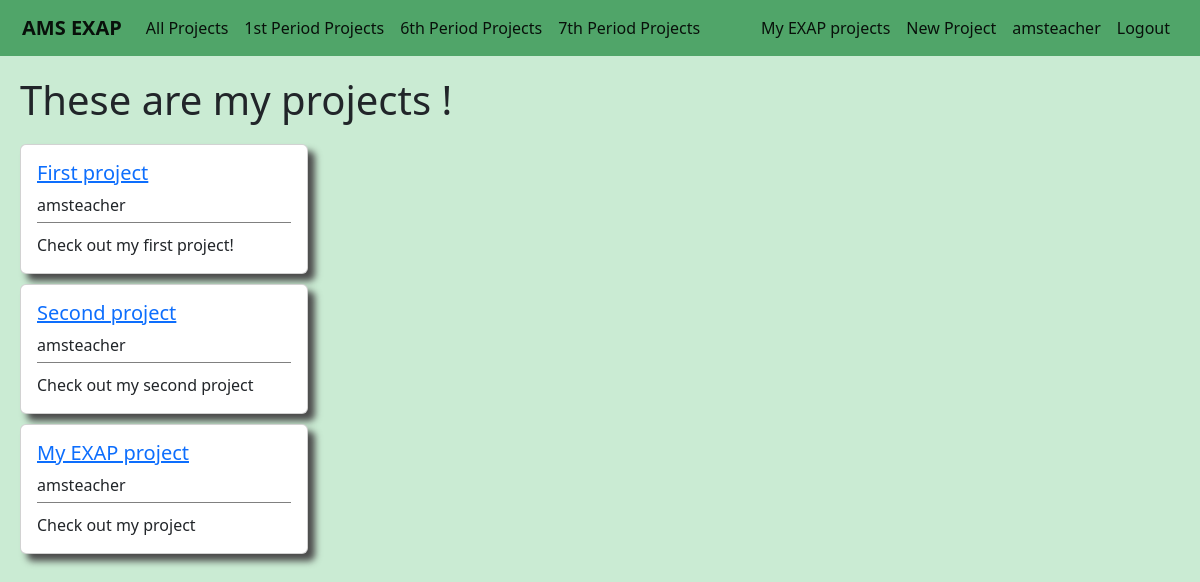
The page /users/myprojects/1/ (signed in) on the database its author committed.
### users/models.py (models this page shows, shortened)
class Project(models.Model):
    student = models.ForeignKey(User,on_delete=models.CASCADE)
    period = models.IntegerField(choices=periods,default=1)
    liked = models.ManyToManyField(User,default=None,blank=True,related_name='likes')
    title = models.CharField(max_length=50,default='My EXAP project')
    blurb = models.CharField(max_length=100,default='Check out my project')
    description = models.TextField(default="I haven't written my project description yet, but trust me it will be awesome!")

### users/views.py (the view)
# urls.py: path('myprojects/<int:user_id>/',MyProjectsListView.as_view(),name='users-myprojects'),
class MyProjectsListView(LoginRequiredMixin,ListView):
    model = Project
    template_name = 'users/myprojects.html'
    context_object_name = 'projects'
    def get_queryset(self):
        user = get_object_or_404(User,id=self.kwargs.get('user_id'))
        projects = Project.objects.filter(student=user)
        return projects

### users/templates/users/myprojects.html
{% extends 'main/base.html' %}
{% block content %}
<div class='page-title'>
    <h1>These are my projects !</h1>
</div>
{% if user.is_authenticated %}
    <div class='projects-div'>
        {% for project in projects %}
            <div class="card project-card" style="width: 18rem;">
                <div class="card-body project-card-body">
                    <h5><a class="article-title" href="{% url 'project-details' project.pk %}">{{ project.title }}</a></h5>
                    <h8 class="card-title project-card-student">{{ project.student.username }}</h8>
                    <div class='project-card-blurb'>
                        <p class="card-text project-card-text">{{ project.blurb }}</p>
                    </div>
                </div>
            </div>
        {% endfor %}
    </div>
{% endif %}
{% endblock content %}

### main/templates/main/base.html (shortened to what this page needs)
{% load static %}
<!doctype html>
<html lang="en">
<head>
    <link href="https://cdn.jsdelivr.net/npm/bootstrap@5.2.0-beta1/dist/css/bootstrap.min.css" rel="stylesheet"
>
    <link rel="stylesheet" type="text/css" href="{% static 'main/main.css' %}">
</head>
<body>
    <nav class="navbar navbar-expand-md navbar-light main-navigation-bar">
        <div class="container-fluid">
            <a class="navbar-brand" href="{% url 'main-home' %}"><b>AMS EXAP</b></a>
            <div class="collapse navbar-collapse" id="navbarSupportedContent">
                <ul class="navbar-nav me-auto mb-2 mb-lg-0">
                    {% if user.is_authenticated %}
                    <li class="nav-item">
                        <a class="nav-link active" href="{% url 'users-studentprojects' %}">All Projects</a>
                    </li>
                    <li class="nav-item">
                        <a class="nav-link active" href="{% url 'users-firstperiodprojects' %}">1st Period Projects</a>
                    </li>
                    <li class="nav-item">
                        <a class="nav-link active" href="{% url 'users-sixthperiodprojects' %}">6th Period Projects</a>
                    </li>
                    <li class="nav-item">
                        <a class="nav-link active" href="{% url 'users-seventhperiodprojects' %}">7th Period
                            Projects</a>
                    </li>
                    {% endif %}
                </ul>
            </div>
            <div class='navbar-nav'>
                {% if user.is_authenticated %}
                <a class="nav-link active" aria-current="page" href="{% url 'users-myprojects' user.id %}">My EXAP
                    projects</a>
                <a class="nav-link active" aria-current="page" href="{% url 'create-project' %}">New Project</a>
                <a class="nav-link active" aria-current="page" href="{% url 'users-profile' %}">{{ user.username }}</a>
                <a class="nav-link active" aria-current="page" href="{% url 'users-logout' %}">Logout</a>
                {% else %}
                <a class="nav-link active" aria-current="page" href="{% url 'users-login' %}">Login</a>
                <a class="nav-link active" aria-current="page" href="{% url 'users-register' %}">Register</a>
                {% endif %}
            </div>
        </div>
    </nav>
    <main role="main" class='page-content'>
        {% block content %}
        {% endblock %}
    </main>
</body>
</html>

### main/static/main/main.css (style rules this page uses)
body { background-color: #caebd3; }
.main-navigation-bar { background-color: #50a569; padding-left:10px; padding-right:10px; margin-bottom:20px; }
.page-content { margin-left:20px; margin-right:20px; }
.page-title { margin-bottom:20px; }
.project-card { margin-top:10px; margin-bottom:10px; box-shadow: 7px 7px 7px rgb(75, 75, 75); }
.project-card-blurb { margin-top:5px; padding-top:10px; border-top: 1px solid grey; }

### rows shown on the page
Project: title "First project", student.username "amsteacher", blurb "Check out my first project!"
Project: title "Second project", student.username "amsteacher", blurb "Check out my second project"
Project: title "My EXAP project", student.username "amsteacher", blurb "Check out my project"

### other values the page prints
{{ user.username }} "amsteacher"
